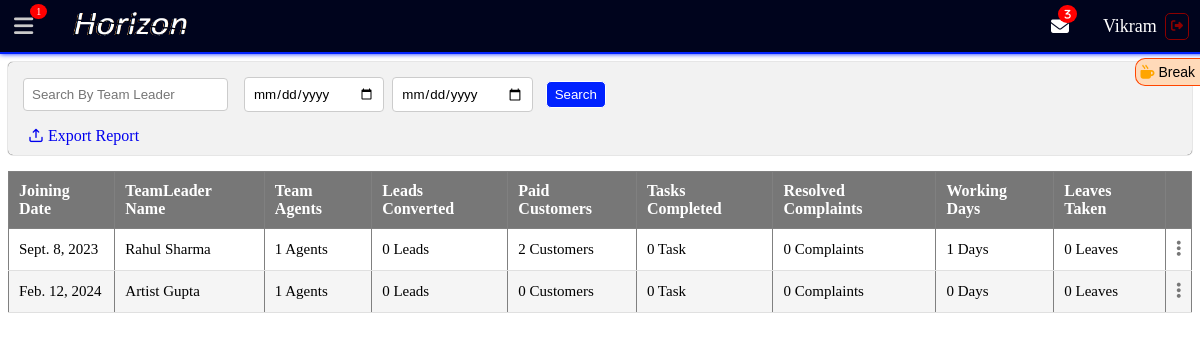
/teamleader_reports/ (signed in), run on the app's committed database.
### realestateapp/models.py (models this page shows, shortened)
class CustomUser(AbstractUser):
    USER_ROLES = [
        (1, "Admin"),
        (2, "Team Leader"),
        (3, "Agent"),
    ]
    role = models.PositiveIntegerField(choices=USER_ROLES, default=1)

class Agent(models.Model):
    auth_user = models.OneToOneField(
        CustomUser, on_delete=models.CASCADE, related_name='agent')
    username = models.CharField(max_length=150, unique=True)
    password = models.CharField(max_length=128)
    profile_pic = models.ImageField(upload_to='employ_profile_pic', null=True)
    first_name = models.CharField(max_length=100)
    last_name = models.CharField(max_length=100)
    email = models.EmailField(unique=True)
    phone_number = models.CharField(max_length=20)
    address = models.TextField()
    joining_date = models.DateField()
    sales_traget = models.CharField(blank=True,null=True,max_length=255)
    remarks = models.TextField(blank=True)
    team_leader = models.ForeignKey(
        TeamLeader, on_delete=models.CASCADE, related_name='agents')

class TeamLeader(models.Model):
    auth_user = models.OneToOneField(
        CustomUser, on_delete=models.CASCADE, related_name='teamleader')
    username = models.CharField(max_length=150)
    password = models.CharField(max_length=128)
    profile_pic = models.ImageField(upload_to='employ_profile_pic', null=True)
    first_name = models.CharField(max_length=100)
    last_name = models.CharField(max_length=100)
    email = models.EmailField(unique=True)
    phone_number = models.CharField(max_length=20)
    address = models.TextField()
    joining_date = models.DateField()
    remarks = models.TextField(blank=True)
    sales_traget = models.CharField(blank=True,null=True,max_length=255)

### realestateapp/views.py (the view, shortened to what this page needs)
# urls.py: path('teamleader_reports/', teamleader_reports, name='teamleader_reports'),
@login_required
def teamleader_reports(request):
    teamleader_search_query = request.GET.get("teamleader_search", "")
    teamleader_date_from_str = request.GET.get("teamleader_date_from", "")
    teamleader_date_to_str = request.GET.get("teamleader_date_to", "")
    teamleaders = TeamLeader.objects.all()
    teamleader_data = []
    for teamleader in teamleaders:
        team_agents = Agent.objects.filter(team_leader=teamleader)
        leads = Lead.objects.filter(status='converted',assigned_to=teamleader)
        paid_customers = PaidCustomer.objects.filter(lead__assigned_to=teamleader,payment_status='completed')
        leaves_taken = TeamLeaderAttendance.objects.filter(team_leader=teamleader,status='Absent')
        working_days = TeamLeaderAttendance.objects.filter(
            Q(team_leader=teamleader, status='Present') | Q(team_leader=teamleader, status='Late')
        )
        tasks = Task.objects.filter(assigned_to=teamleader.auth_user,status='completed')
        complaints = Complaint.objects.filter(assigned_to=teamleader.auth_user,resolved=True)
        if teamleader_date_from_str and teamleader_date_to_str:
            teamleader_date_from = datetime.strptime(teamleader_date_from_str, "%Y-%m-%d").date()
            teamleader_date_to = datetime.strptime(teamleader_date_to_str, "%Y-%m-%d").date()
            if teamleader.joining_date >= teamleader_date_from and teamleader.joining_date <= teamleader_date_to:
                teamleader_data.append({
                    'teamleader': teamleader,
                    'leads': leads,
                    'paid_customers': paid_customers,
                    'working_days':working_days,
                    'leaves_taken': leaves_taken,
                    'tasks':tasks,
                    'complaints':complaints,
                    'team_agents':team_agents
                })
        else:
            teamleader_data.append({
                'teamleader': teamleader,
                'leads': leads,
                'paid_customers': paid_customers,
                'working_days':working_days,
                'leaves_taken': leaves_taken,
                'tasks':tasks,
                'complaints':complaints,
                'team_agents':team_agents
            })
    context = {
        'teamleader_data': teamleader_data,
        'teamleader_search_query': teamleader_search_query,
        'teamleader_date_from': teamleader_date_from_str,
        'teamleader_date_to': teamleader_date_to_str,
    }
    return render(request, 'teamleader_reports.html', context)

### template/teamleader_reports.html (shortened to what this page needs)
{% extends 'base.html' %}
{% block content %}
<br>
<br>
<br>
<div class="form-container">
  <form method="get" action="{% url 'teamleader_reports' %}">
    <div class="form-row align-items-center">
      <div class="search">
        <input type="text" name="teamleader_search" class="form-control" placeholder="Search By Team Leader"
          value="{{ teamleader_search_query }}">
      </div>
      <div class="">
        <input type="date" name="teamleader_date_from" class="form-control" placeholder="Joining Date From"
          value="{{ teamleader_date_from }}">
      </div>
      <div class="">
        <input type="date" name="teamleader_date_to" class="form-control" placeholder="Joining Date To"
          value="{{ teamleader_date_to }}">
      </div>
      <div class="">
        <button type="submit" class="btn btn-primary">Search</button>
      </div>
    </div>
  </form>
  <a href="{% url 'export_teamleader_reports' %}" class="btn btn-primary"><i class="uil uil-export"></i> Export
    Report</a>
</div>
<table border="1">
  <thead>
    <tr>
      <th>Joining Date</th>
      <th>TeamLeader Name</th>
      <th>Team Agents</th>
      <th>Leads Converted</th>
      <th>Paid Customers</th>
      <th>Tasks Completed</th>
      <th>Resolved Complaints</th>
      <th>Working Days</th>
      <th>Leaves Taken</th>
      <th></th>
    </tr>
  </thead>
  <tbody>
    {% for teamleader_info in teamleader_data %}
    <tr>
      <td>{{ teamleader_info.teamleader.joining_date }}</td>
      <td>{{ teamleader_info.teamleader.first_name }} {{ teamleader_info.teamleader.last_name }}</td>
      <td>{{ teamleader_info.team_agents.count }} Agents</td>
      <td>{{ teamleader_info.leads.count }} Leads</td>
      <td>{{ teamleader_info.paid_customers.count }} Customers</td>
      <td>{{ teamleader_info.tasks.count }} Task</td>
      <td>{{ teamleader_info.complaints.count }} Complaints</td>
      <td>{{ teamleader_info.working_days.count }} Days</td>
      <td>{{ teamleader_info.leaves_taken.count }} Leaves</td>
      <td class="teamleader-name">
        <div class="dropdown">
          <button class="dropdown-toggle-button" type="button"
            id="dropdownMenuButton{{ teamleader_info.teamleader.id }}">
            <i class="fas fa-ellipsis-v"></i>
          </button>
        </div>
      </td>
    </tr>
    {% endfor %}
  </tbody>
</table>
{% endblock %}

### template/navbar.html (shortened to what this page needs)
{% load static %}
<div class="navbar">
  <div class="nav-left">
    <span id="menu-toggle" aria-label="Toggle Sidebar"><i class="fas fa-bars"></i> </span>
    <div id="menu-notification-badge" class="notification-badge menu"></div>
    {% if user.role == 1 %}
    <a href="{% url 'dashboard' %}">
      <img class="navbar-brand" src="{% static 'img/f-logo.png' %}" alt="">
    </a>
    {% elif user.role == 2 %}
    <a href="{% url 'dashboard' %}">
      <img class="navbar-brand" src="{% static 'img/f-logo.png' %}" alt="">
    </a>
    {% elif user.role == 3 %}
    <a href="{% url 'dashboard' %}">
      <img class="navbar-brand" src="{% static 'img/f-logo.png' %}" alt="">
    </a>
    {% endif %}
  </div>
  <div class="nav-right">
    {% if user.is_authenticated %}
    <div id="tea-break">
      <div class="blink">
        <div class="tea-break-icon" onclick="toggleTeaBreak()">
          <i class="fas fa-mug-hot"></i> Break
        </div>
      </div>
    </div>
    {% if user.role == 2 or user.role == 3 %}
    <a href="{% url 'inbox' %}" class="inbox">
      <i class="fas fa-solid fa-envelope">
        {% if unseen_team_leader_count %}
        <span class="notification-count">{{ unseen_team_leader_count }}</span>
        {% endif %}
      </i>
    </a>
    {% endif %}
    <p>{{ user.agent.first_name }}</p>
    <a class="sign-out" href="{% url 'user_logout' %}"><i class="fas fa-thin fa-sign-out-alt"></i></a>
    {% endif %}
  </div>
</div>

### realestateapp/static/css/base.css (style rules this page uses)
:root { --color-fade-white: #cacaca; --color-faded-white: #aaaaaa; --color-2-text: #777777; --color-secondary: #FAF1E6; --color-primary: #00041d; --button-color: #0022ff; --received-color: #0022ff88; --sent-color: #0022ff2d; --shade-: #006eff0a; }
table { border-collapse: collapse; width: 100%; text-transform: capitalize; }
table thead th { background-color: var(--color-2-text); color: #ffffff; padding: 10px; text-align: left; width: min-content; }
table tbody td { padding: 10px; border-bottom: 1px solid #e0e0e0; width: min-content; text-align: left; font-size: 15px; }
table tbody tr:nth-child(even) { background-color: #f5f5f5; width: min-content; }
input[type="text"], input[type="email"], input[type="tel"], input[type="number"], input[type="file"], input[type="password"], input[type="date"], input[type="datetime-local"], textarea, select { width: 100%; padding: 8px; border: 1px solid #ccc; border-radius: 4px; box-sizing: border-box; transition: border-color 0.3s ease; margin: 5px !important; font-family: Arial, Helvetica, sans-serif; outline: none; }
img { width: 50px; height: 50px; border-radius: 50%; }
.search { margin-right: 0.5rem !important; }
button { padding: 5px 8px; border: 1px solid #ffffff; border-radius: 5px; background-color: #0022ff; color: white; cursor: pointer; }
a { text-decoration: none; }

### realestateapp/static/css/navbar.css (style rules this page uses)
.navbar { display: flex; justify-content: space-between; align-items: center; background-color: #00041d; padding: 10px; position: fixed; top: 0; left: 0; width: 100%; height: 2rem; z-index: 999; border-bottom: 2px solid #0022ff; box-shadow: 0 0 5px #0022ff; }
.nav-left { display: flex; align-items: center; padding: 0; gap: .5rem; }
.fa-bars { font-size: 22px; color: #cacaca; font-weight: bold; padding: 4px; transition: .3s ease-in-out; cursor: pointer; }
.navbar-brand { height: 1.8rem; border-radius: 10px; transition: .3s ease-in-out; width: 120px; }
.nav-right { display: flex; flex-direction: row; justify-content: right; align-items: center; gap: .1rem; margin-right: 1rem; }
.nav-right > p { color: white; font-size: 18px; text-transform: capitalize; }
.sign-out { margin: 15px 5px ; padding: 5px; color: darkred; border: 1px solid darkred; border-radius: 5px; text-decoration: none; font-size: 12px; transition: .3s color ease-in-out; }
#tea-break { position:fixed; display: flex; flex-direction: column; top: 4.5rem; right: -0px; background: #FFDAB9; border: 1px solid #FF4500; border-right: none; border-radius: 10px; border-top-right-radius: 0; border-bottom-right-radius: 0; transform: translateY(-50%); padding:5px; z-index: 9999; transition: right 0.5s; }
.tea-break-icon { cursor: pointer; color: #000000; font-size: 14px !important; font-family: Arial, Helvetica, sans-serif !important; text-transform: capitalize !important; text-align: center; }
.fa-mug-hot { color: orange; }
.notification-badge { position: relative; top: -15px; left: 35px; font-size: 10px; background-color: red; color: white; padding:2px 6px; border-radius: 50%; }
.menu { position: relative; left: -15px !important; }
.inbox { margin: 0 .5rem; color: white; font-size: 22px; }
.notification-count { position: relative; top: -15px; left: -15px; font-size: 10px; background-color: red; color: white; padding:4px 6px; border-radius: 50%; }
.fa-envelope { width: max-content; margin: auto; font-size: 18px; }

### realestateapp/static/css/lead_list.css (style rules this page uses)
.form-container { background-color: #f2f2f2; padding: 10px; border-radius: 5px; box-shadow: 0 0 1px rgb(0, 0, 0); margin-bottom: 1rem; }
.form-container .form-row { display: flex; justify-content: flex-start; gap: .5rem; align-items: center; margin-bottom: 10px; }
.form-container .form-control { margin-right: 10px; }
.form-container .btn { margin-left: 10px; }

### template/teamleader_reports.html (style rules this page uses)
td.teamleader-name { position: relative; }
td.teamleader-name .dropdown-toggle-button { background-color: transparent; border: none; cursor: pointer; font-size: 18px; padding: 0; color: #777777; text-align: right; }

### data on the page
CustomUser: agent.first_name "Vikram"
TeamLeader: teamleader.joining_date "Sept. 8, 2023", teamleader.first_name "Rahul", teamleader.last_name "Sharma", team_agents.count "1", leads.count "0", paid_customers.count "2", tasks.count "0", complaints.count "0", working_days.count "1", leaves_taken.count "0"
TeamLeader: teamleader.joining_date "Feb. 12, 2024", teamleader.first_name "Artist", teamleader.last_name "Gupta", team_agents.count "1", leads.count "0", paid_customers.count "0", tasks.count "0", complaints.count "0", working_days.count "0", leaves_taken.count "0"

### other printed values
{{ unseen_team_leader_count }} "3"
